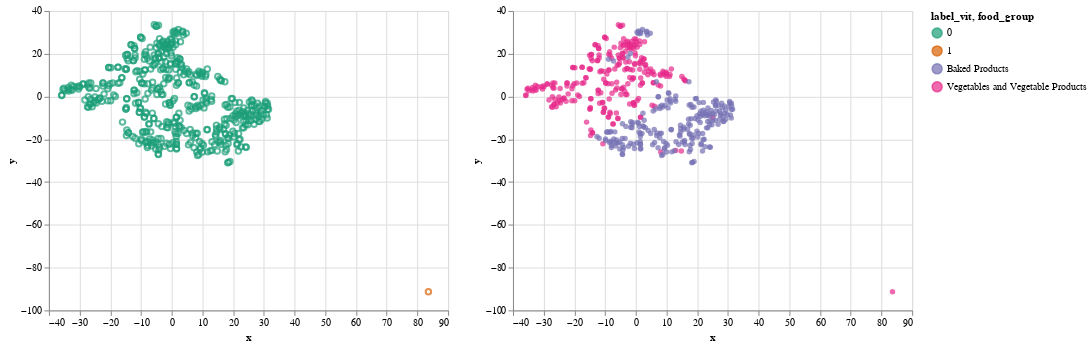

Notebook cell for this chart:
### Code cell
tsne_vit_chart | vit_group

### Figure 1 — Vega-Lite specification as saved in the notebook (floating-point values rounded to 4 significant figures; data arrays with more than 128 entries replaced by an {"elided": "..."} marker saying what was removed)
{"config": {"view": {"width": 400, "height": 300}, "mark": {"tooltip": null}}, "hconcat": [{"mark": "point", "encoding": {"color": {"type": "nominal", "field": "label_vit"}, "x": {"type": "quantitative", "field": "x"}, "y": {"type": "quantitative", "field": "y"}}}, {"mark": "circle", "encoding": {"color": {"type": "ordinal", "field": "food_group", "scale": {"scheme": "dark2"}}, "x": {"type": "quantitative", "field": "x"}, "y": {"type": "quantitative", "field": "y"}}}], "data": {"name": "data-5eb94488d6585e4b3c530e4b57eceae6"}, "$schema": "https://vega.github.io/schema/vega-lite/v3.3.0.json", "datasets": {"data-5eb94488d6585e4b3c530e4b57eceae6": {"elided": "477 records"}}}
